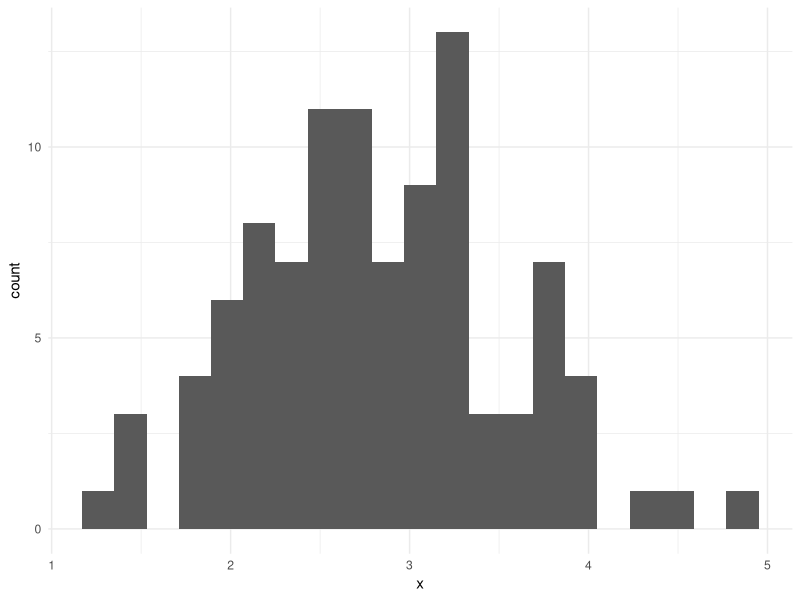
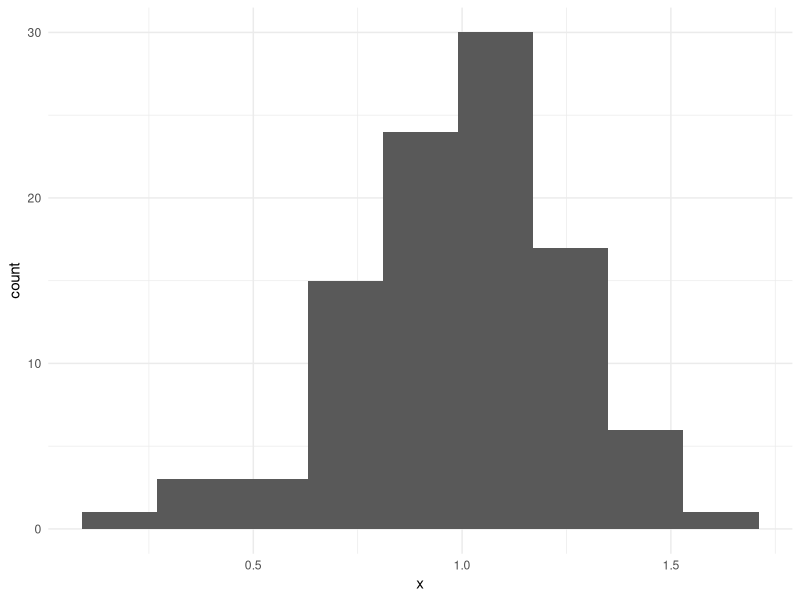

Recreate these plots in R, in order.
## ---- chunk 1
knitr::opts_chunk$set(echo = TRUE)
knitr::opts_knit$set(root.dir = getwd())
## ---- chunk 2
library(tidyverse)
theme_set(theme_minimal())
mu <- 1
sigma <- 0.25
n <- 1e2
seed <- 42
decimal_places <- 3
# Found through trial and error to make histograms look presentable
bin_width <- 0.18  
## ---- chunk 3
set.seed(seed)
dat <- data.frame(x = rlnorm(n, mu, sigma))
## ---- chunk 4
dat %>% 
  ggplot(aes(x)) +
  geom_histogram(binwidth = bin_width)
## ---- chunk 5
dat %>%
  log %>%
  ggplot(aes(x)) +
  geom_histogram(binwidth = bin_width)
